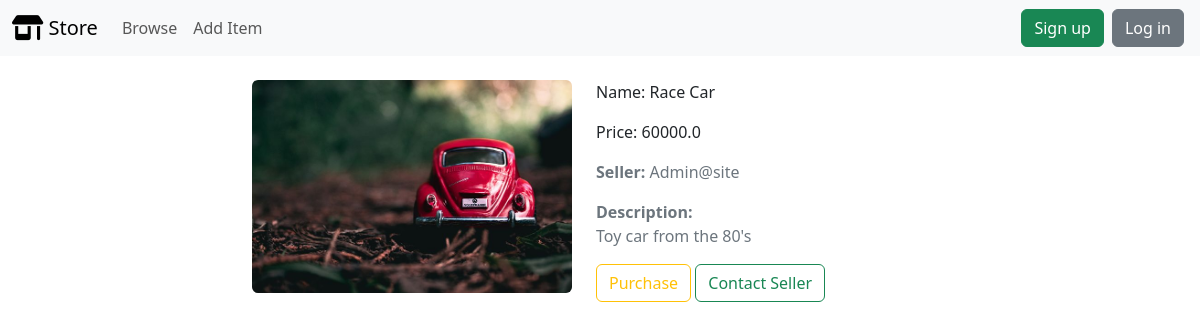
Page /items/1/ on the committed database.
### item/models.py (models this page shows, shortened)
class Item(models.Model):
    category = models.ForeignKey(
        Category, related_name="items", on_delete=models.CASCADE
    )
    name = models.CharField(max_length=255)
    image = models.ImageField(upload_to="items_images", null=True, blank=True)
    description = models.TextField(null=True, blank=True)
    is_sold = models.BooleanField(default=False)
    price = models.FloatField()
    created_by = models.ForeignKey(User, related_name="items", on_delete=models.CASCADE)
    created_at = models.DateTimeField(auto_now_add=True)

### item/views.py (the view)
# urls.py: path("<int:pk>/", views.view_item, name="viewItem"),
def view_item(request, pk):
    item = get_object_or_404(Item, pk=pk)
    return render(request, "item/Item.html", {"item":item})

### item/templates/item/Item.html (shortened to what this page needs)
{% extends 'core/Base.html' %}
{% block content %}
    <div class="container-fluid overflow-hidden px-4">
        <div class="col offset-md-2">
            <div class="row m-3 g-2 ">
                <div class="col-sm-2 mx-md-3" style="width: 19rem;">
                    <div class="rounded">
                        <img src="{{item.image.url}}" alt="" class="rounded" style="width: 20rem;">
                    </div>
                </div>
                <div class="col-sm-2 mx-md-4" style="width: 19rem;">
                    <div class=" rounded">
                        <p>Name: {{item.name}}</p>
                        <p>Price: {{item.price}}</p>
                        <p class="text-secondary"><strong>Seller:</strong> {{item.created_by.username}}</p>
                        {% if item.description %}
                            <p class="text-secondary">
                                <strong>Description:</strong><br>
                                {{item.description}}
                            </p>
                        {% endif %}
                        <a href="" class="btn btn-outline-warning">Purchase</a>
                        <a href="" class="btn btn-outline-success">Contact Seller</a>
                    </div>
                </div>
            </div>
        </div>
    </div>
{% endblock %}

### rows in the picture
Item: image (picture), name "Race Car", price "60000.0", created_by.username "Admin@site", description "Toy car from the 80's"
